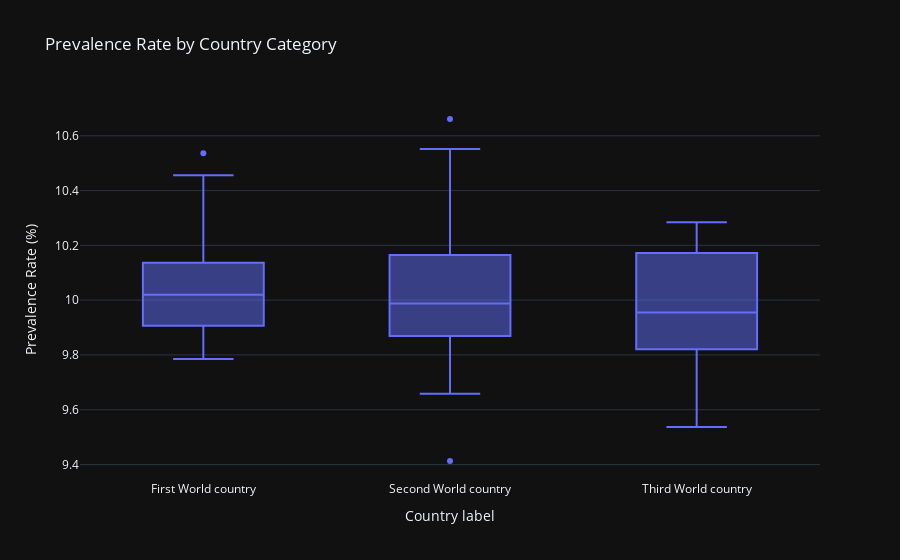

Notebook code for this chart:
### Code cell
# Calcul des moyennes de prévalence pour chaque catégorie de pays
prevalence_by_category = df_24.groupby(['Country label', 'Disease Name'])['Prevalence Rate (%)'].mean().reset_index()

# Visualiser les différences de prévalence entre les pays
fig = px.box(prevalence_by_category, x='Country label', y='Prevalence Rate (%)',
             title='Prevalence Rate by Country Category')
fig.show()

### Figure 1 — Plotly figure (JSON) as saved in the notebook; plotly's stock layout.template omitted (floating-point values rounded to 4 significant figures)
{"data": [{"alignmentgroup": "True", "hovertemplate": "Country label=%{x}<br>Prevalence Rate (%)=%{y}<extra></extra>", "legendgroup": "", "marker": {"color": "#636efa"}, "name": "", "notched": false, "offsetgroup": "", "orientation": "v", "showlegend": false, "type": "box", "x": ["First World country", "First World country", "First World country", "First World country", "First World country", "First World country", "First World country", "First World country", "First World country", "First World country", "First World country", "First World country", "First World country", "First World country", "First World country", "First World country", "First World country", "First World country", "First World country", "First World country", "Second World country", "Second World country", "Second World country", "Second World country", "Second World country", "Second World country", "Second World country", "Second World country", "Second World country", "Second World country", "Second World country", "Second World country", "Second World country", "Second World country", "Second World country", "Second World country", "Second World country", "Second World country", "Second World country", "Second World country", "Third World country", "Third World country", "Third World country", "Third World country", "Third World country", "Third World country", "Third World country", "Third World country", "Third World country", "Third World country", "Third World country", "Third World country", "Third World country", "Third World country", "Third World country", "Third World country", "Third World country", "Third World country", "Third World country", "Third World country"], "x0": " ", "xaxis": "x", "y": [10.38, 10.18, 10.09, 9.932, 9.785, 10.02, 9.914, 10.05, 9.947, 10.02, 9.899, 9.964, 10.54, 10.07, 9.878, 9.879, 10.34, 10.46, 9.85, 10.07, 10.2, 10.02, 9.96, 9.413, 9.913, 9.944, 9.768, 9.861, 9.936, 10.66, 10.16, 10.12, 9.877, 10.55, 10.11, 10.17, 10.1, 9.832, 10.19, 9.658, 10.04, 9.855, 10.23, 9.955, 10.27, 10.28, 9.874, 9.935, 9.619, 9.958, 10.01, 9.955, 10.26, 10.22, 9.663, 9.537, 10.12, 9.953, 9.571, 9.786], "y0": " ", "yaxis": "y"}], "layout": {"boxmode": "group", "legend": {"tracegroupgap": 0}, "title": {"text": "Prevalence Rate by Country Category"}, "xaxis": {"anchor": "y", "domain": [0, 1], "title": {"text": "Country label"}}, "yaxis": {"anchor": "x", "domain": [0, 1], "title": {"text": "Prevalence Rate (%)"}}}}
